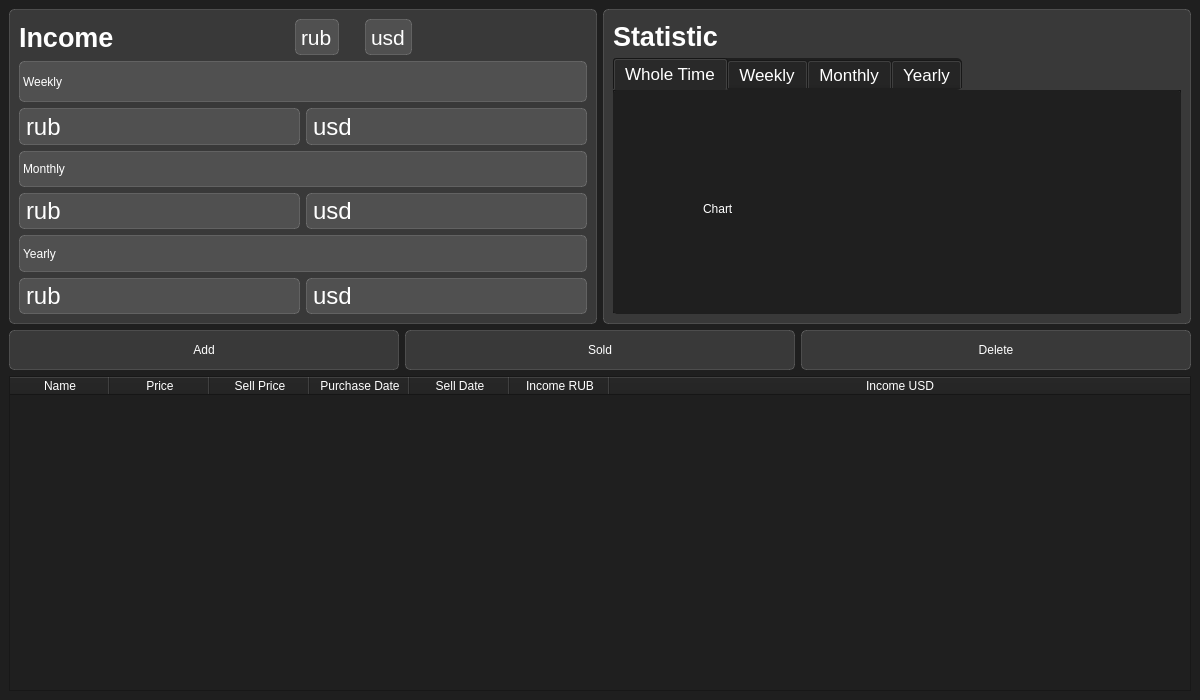
<?xml version="1.0" encoding="UTF-8"?>
<ui version="4.0">
 <class>MainWindow</class>
 <widget class="QMainWindow" name="MainWindow">
  <property name="geometry">
   <rect>
    <x>0</x>
    <y>0</y>
    <width>1200</width>
    <height>700</height>
   </rect>
  </property>
  <property name="minimumSize">
   <size>
    <width>1200</width>
    <height>700</height>
   </size>
  </property>
  <property name="windowTitle">
   <string>LazarusApp</string>
  </property>
  <property name="styleSheet">
   <string notr="true">background-color: rgb(31, 31, 31);
color: rgb(255, 255, 255);</string>
  </property>
  <widget class="QWidget" name="centralwidget">
   <layout class="QVBoxLayout" name="verticalLayout_3">
    <item>
     <layout class="QHBoxLayout" name="horizontalLayout_6">
      <item>
       <widget class="QFrame" name="income_frame">
        <property name="styleSheet">
         <string notr="true">background-color: rgba(255, 255, 255, 30);
border: 1px solid rgba(255, 255, 255, 40);
border-radius: 5px;</string>
        </property>
        <layout class="QVBoxLayout" name="verticalLayout">
         <item>
          <layout class="QHBoxLayout" name="horizontalLayout_4">
           <item>
            <widget class="QLabel" name="label">
             <property name="font">
              <font>
               <pointsize>20</pointsize>
               <weight>75</weight>
               <bold>true</bold>
              </font>
             </property>
             <property name="styleSheet">
              <string notr="true">background-color: none;
border: none;</string>
             </property>
             <property name="text">
              <string>Income</string>
             </property>
            </widget>
           </item>
           <item>
            <spacer name="horizontalSpacer">
             <property name="orientation">
              <enum>Qt::Horizontal</enum>
             </property>
             <property name="sizeHint" stdset="0">
              <size>
               <width>40</width>
               <height>20</height>
              </size>
             </property>
            </spacer>
           </item>
           <item>
            <widget class="QLabel" name="all_income_rub">
             <property name="font">
              <font>
               <pointsize>16</pointsize>
              </font>
             </property>
             <property name="text">
              <string>rub</string>
             </property>
            </widget>
           </item>
           <item>
            <spacer name="horizontalSpacer_2">
             <property name="orientation">
              <enum>Qt::Horizontal</enum>
             </property>
             <property name="sizeType">
              <enum>QSizePolicy::Fixed</enum>
             </property>
             <property name="sizeHint" stdset="0">
              <size>
               <width>20</width>
               <height>20</height>
              </size>
             </property>
            </spacer>
           </item>
           <item>
            <widget class="QLabel" name="all_income_usd">
             <property name="font">
              <font>
               <pointsize>16</pointsize>
              </font>
             </property>
             <property name="text">
              <string>usd</string>
             </property>
            </widget>
           </item>
           <item>
            <spacer name="horizontalSpacer_4">
             <property name="orientation">
              <enum>Qt::Horizontal</enum>
             </property>
             <property name="sizeHint" stdset="0">
              <size>
               <width>40</width>
               <height>20</height>
              </size>
             </property>
            </spacer>
           </item>
          </layout>
         </item>
         <item>
          <widget class="QLabel" name="label_2">
           <property name="sizePolicy">
            <sizepolicy hsizetype="Preferred" vsizetype="Preferred">
             <horstretch>0</horstretch>
             <verstretch>0</verstretch>
            </sizepolicy>
           </property>
           <property name="minimumSize">
            <size>
             <width>0</width>
             <height>41</height>
            </size>
           </property>
           <property name="text">
            <string>Weekly</string>
           </property>
          </widget>
         </item>
         <item>
          <layout class="QHBoxLayout" name="horizontalLayout">
           <item>
            <widget class="QLabel" name="weekly_income_rub">
             <property name="font">
              <font>
               <pointsize>18</pointsize>
              </font>
             </property>
             <property name="text">
              <string>rub</string>
             </property>
            </widget>
           </item>
           <item>
            <widget class="QLabel" name="weekly_income_usd">
             <property name="font">
              <font>
               <pointsize>18</pointsize>
              </font>
             </property>
             <property name="text">
              <string>usd</string>
             </property>
            </widget>
           </item>
          </layout>
         </item>
         <item>
          <widget class="QLabel" name="label_3">
           <property name="text">
            <string>Monthly</string>
           </property>
          </widget>
         </item>
         <item>
          <layout class="QHBoxLayout" name="horizontalLayout_2">
           <item>
            <widget class="QLabel" name="monthly_income_rub">
             <property name="font">
              <font>
               <pointsize>18</pointsize>
              </font>
             </property>
             <property name="text">
              <string>rub</string>
             </property>
            </widget>
           </item>
           <item>
            <widget class="QLabel" name="monthly_income_usd">
             <property name="font">
              <font>
               <pointsize>18</pointsize>
              </font>
             </property>
             <property name="text">
              <string>usd</string>
             </property>
            </widget>
           </item>
          </layout>
         </item>
         <item>
          <widget class="QLabel" name="label_4">
           <property name="text">
            <string>Yearly</string>
           </property>
          </widget>
         </item>
         <item>
          <layout class="QHBoxLayout" name="horizontalLayout_3">
           <item>
            <widget class="QLabel" name="yearly_income_rub">
             <property name="font">
              <font>
               <pointsize>18</pointsize>
              </font>
             </property>
             <property name="text">
              <string>rub</string>
             </property>
            </widget>
           </item>
           <item>
            <widget class="QLabel" name="yearly_income_usd">
             <property name="font">
              <font>
               <pointsize>18</pointsize>
              </font>
             </property>
             <property name="text">
              <string>usd</string>
             </property>
            </widget>
           </item>
          </layout>
         </item>
        </layout>
       </widget>
      </item>
      <item>
       <widget class="QFrame" name="statistic_frame">
        <property name="styleSheet">
         <string notr="true">background-color: rgba(255, 255, 255, 30);
border: 1px solid rgba(255, 255, 255, 40);
border-radius: 5px;</string>
        </property>
        <layout class="QVBoxLayout" name="verticalLayout_2">
         <property name="topMargin">
          <number>11</number>
         </property>
         <item>
          <layout class="QHBoxLayout" name="horizontalLayout_5">
           <item>
            <widget class="QLabel" name="label_13">
             <property name="font">
              <font>
               <pointsize>20</pointsize>
               <weight>75</weight>
               <bold>true</bold>
              </font>
             </property>
             <property name="styleSheet">
              <string notr="true">background-color: none;
border: none;</string>
             </property>
             <property name="text">
              <string>Statistic</string>
             </property>
            </widget>
           </item>
           <item>
            <spacer name="horizontalSpacer_3">
             <property name="orientation">
              <enum>Qt::Horizontal</enum>
             </property>
             <property name="sizeHint" stdset="0">
              <size>
               <width>40</width>
               <height>20</height>
              </size>
             </property>
            </spacer>
           </item>
          </layout>
         </item>
         <item>
          <widget class="QTabWidget" name="tabWidget">
           <property name="font">
            <font>
             <pointsize>13</pointsize>
            </font>
           </property>
           <property name="styleSheet">
            <string notr="true">background-color: rgb(31, 31, 31);
border: none;</string>
           </property>
           <property name="tabPosition">
            <enum>QTabWidget::North</enum>
           </property>
           <property name="tabShape">
            <enum>QTabWidget::Rounded</enum>
           </property>
           <property name="currentIndex">
            <number>0</number>
           </property>
           <property name="elideMode">
            <enum>Qt::ElideNone</enum>
           </property>
           <widget class="QWidget" name="whole_time">
            <attribute name="title">
             <string>Whole Time</string>
            </attribute>
            <widget class="QLabel" name="label_14">
             <property name="geometry">
              <rect>
               <x>90</x>
               <y>110</y>
               <width>67</width>
               <height>17</height>
              </rect>
             </property>
             <property name="text">
              <string>Chart</string>
             </property>
            </widget>
           </widget>
           <widget class="QWidget" name="weekly">
            <attribute name="title">
             <string>Weekly</string>
            </attribute>
            <widget class="QLabel" name="label_15">
             <property name="geometry">
              <rect>
               <x>100</x>
               <y>60</y>
               <width>67</width>
               <height>17</height>
              </rect>
             </property>
             <property name="text">
              <string>Chart</string>
             </property>
            </widget>
           </widget>
           <widget class="QWidget" name="monthly">
            <attribute name="title">
             <string>Monthly</string>
            </attribute>
            <widget class="QLabel" name="label_16">
             <property name="geometry">
              <rect>
               <x>150</x>
               <y>70</y>
               <width>67</width>
               <height>17</height>
              </rect>
             </property>
             <property name="text">
              <string>Chart</string>
             </property>
            </widget>
           </widget>
           <widget class="QWidget" name="yearly">
            <attribute name="title">
             <string>Yearly</string>
            </attribute>
            <widget class="QLabel" name="label_17">
             <property name="geometry">
              <rect>
               <x>250</x>
               <y>120</y>
               <width>67</width>
               <height>17</height>
              </rect>
             </property>
             <property name="text">
              <string>Chart</string>
             </property>
            </widget>
           </widget>
          </widget>
         </item>
        </layout>
       </widget>
      </item>
     </layout>
    </item>
    <item>
     <layout class="QHBoxLayout" name="horizontalLayout_7">
      <item>
       <widget class="QPushButton" name="add_button">
        <property name="minimumSize">
         <size>
          <width>0</width>
          <height>40</height>
         </size>
        </property>
        <property name="styleSheet">
         <string notr="true">QPushButton{
background-color: rgba(255, 255, 255, 30);
border: 1px solid rgba(255, 255, 255, 40);
border-radius: 5px;
}
QPushButton::hover{
background-color: rgba(255, 255, 255, 40);
}
QPushButton::pressed{
background-color: rgba(255, 255, 255, 50);
}</string>
        </property>
        <property name="text">
         <string>Add</string>
        </property>
        <property name="icon">
         <iconset resource="../../res.qrc">
          <normaloff>:/icons/add_white_24dp.svg</normaloff>:/icons/add_white_24dp.svg</iconset>
        </property>
       </widget>
      </item>
      <item>
       <widget class="QPushButton" name="pushButton">
        <property name="sizePolicy">
         <sizepolicy hsizetype="Minimum" vsizetype="Fixed">
          <horstretch>0</horstretch>
          <verstretch>0</verstretch>
         </sizepolicy>
        </property>
        <property name="minimumSize">
         <size>
          <width>0</width>
          <height>40</height>
         </size>
        </property>
        <property name="styleSheet">
         <string notr="true">QPushButton{
background-color: rgba(255, 255, 255, 30);
border: 1px solid rgba(255, 255, 255, 40);
border-radius: 5px;
}
QPushButton::hover{
background-color: rgba(255, 255, 255, 40);
}
QPushButton::pressed{
background-color: rgba(255, 255, 255, 50);
}</string>
        </property>
        <property name="text">
         <string>Sold</string>
        </property>
        <property name="icon">
         <iconset resource="../../res.qrc">
          <normaloff>:/icons/done_white_24dp.svg</normaloff>:/icons/done_white_24dp.svg</iconset>
        </property>
       </widget>
      </item>
      <item>
       <widget class="QPushButton" name="delete_button">
        <property name="minimumSize">
         <size>
          <width>0</width>
          <height>40</height>
         </size>
        </property>
        <property name="styleSheet">
         <string notr="true">QPushButton{
background-color: rgba(255, 255, 255, 30);
border: 1px solid rgba(255, 255, 255, 40);
border-radius: 5px;
}
QPushButton::hover{
background-color: rgba(255, 255, 255, 40);
}
QPushButton::pressed{
background-color: rgba(255, 255, 255, 50);
}</string>
        </property>
        <property name="text">
         <string>Delete</string>
        </property>
        <property name="icon">
         <iconset resource="../../res.qrc">
          <normaloff>:/icons/delete_white_24dp.svg</normaloff>:/icons/delete_white_24dp.svg</iconset>
        </property>
       </widget>
      </item>
     </layout>
    </item>
    <item>
     <widget class="QTableWidget" name="table_items_view">
      <property name="horizontalScrollBarPolicy">
       <enum>Qt::ScrollBarAlwaysOff</enum>
      </property>
      <property name="sizeAdjustPolicy">
       <enum>QAbstractScrollArea::AdjustToContents</enum>
      </property>
      <property name="editTriggers">
       <set>QAbstractItemView::NoEditTriggers</set>
      </property>
      <attribute name="horizontalHeaderVisible">
       <bool>true</bool>
      </attribute>
      <attribute name="horizontalHeaderCascadingSectionResizes">
       <bool>false</bool>
      </attribute>
      <attribute name="horizontalHeaderHighlightSections">
       <bool>true</bool>
      </attribute>
      <attribute name="horizontalHeaderStretchLastSection">
       <bool>true</bool>
      </attribute>
      <column>
       <property name="text">
        <string>Name</string>
       </property>
      </column>
      <column>
       <property name="text">
        <string>Price</string>
       </property>
      </column>
      <column>
       <property name="text">
        <string>Sell Price</string>
       </property>
      </column>
      <column>
       <property name="text">
        <string>Purchase Date</string>
       </property>
      </column>
      <column>
       <property name="text">
        <string>Sell Date</string>
       </property>
      </column>
      <column>
       <property name="text">
        <string>Income RUB</string>
       </property>
      </column>
      <column>
       <property name="text">
        <string>Income USD</string>
       </property>
      </column>
     </widget>
    </item>
   </layout>
  </widget>
 </widget>
 <resources>
  <include location="../../res.qrc"/>
 </resources>
 <connections/>
</ui>
